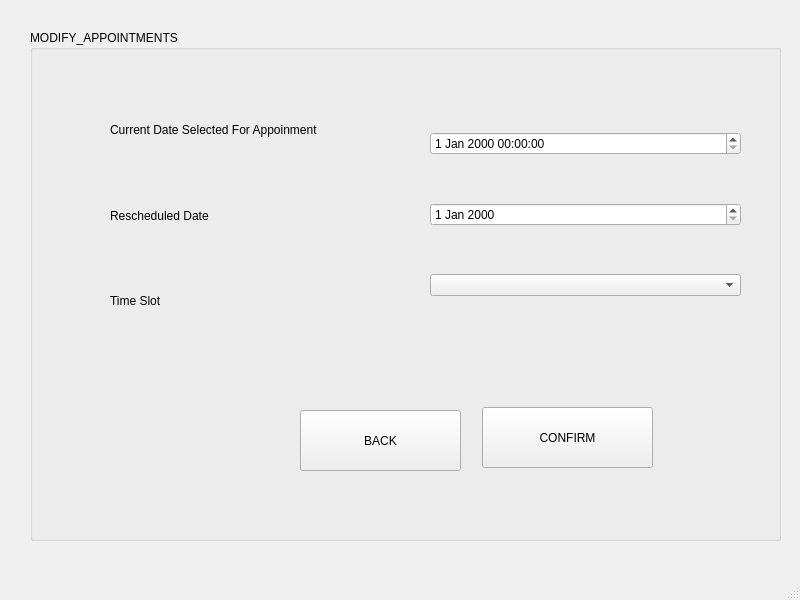
<?xml version="1.0" encoding="UTF-8"?>
<ui version="4.0">
 <class>MainWindow</class>
 <widget class="QMainWindow" name="MainWindow">
  <property name="geometry">
   <rect>
    <x>0</x>
    <y>0</y>
    <width>800</width>
    <height>600</height>
   </rect>
  </property>
  <property name="windowTitle">
   <string>MainWindow</string>
  </property>
  <widget class="QWidget" name="centralwidget">
   <widget class="QGroupBox" name="groupBox">
    <property name="geometry">
     <rect>
      <x>30</x>
      <y>30</y>
      <width>751</width>
      <height>511</height>
     </rect>
    </property>
    <property name="title">
     <string>MODIFY_APPOINTMENTS</string>
    </property>
    <widget class="QWidget" name="verticalLayoutWidget">
     <property name="geometry">
      <rect>
       <x>80</x>
       <y>60</y>
       <width>223</width>
       <height>251</height>
      </rect>
     </property>
     <layout class="QVBoxLayout" name="verticalLayout">
      <item>
       <widget class="QLabel" name="label">
        <property name="text">
         <string>Current Date Selected For Appoinment</string>
        </property>
       </widget>
      </item>
      <item>
       <widget class="QLabel" name="label_2">
        <property name="text">
         <string>Rescheduled Date</string>
        </property>
       </widget>
      </item>
      <item>
       <widget class="QLabel" name="label_3">
        <property name="text">
         <string>Time Slot</string>
        </property>
       </widget>
      </item>
     </layout>
    </widget>
    <widget class="QWidget" name="verticalLayoutWidget_2">
     <property name="geometry">
      <rect>
       <x>400</x>
       <y>60</y>
       <width>311</width>
       <height>251</height>
      </rect>
     </property>
     <layout class="QVBoxLayout" name="verticalLayout_2">
      <item>
       <widget class="QDateTimeEdit" name="dateTimeEdit"/>
      </item>
      <item>
       <widget class="QDateEdit" name="dateEdit"/>
      </item>
      <item>
       <widget class="QComboBox" name="comboBox"/>
      </item>
     </layout>
    </widget>
    <widget class="QPushButton" name="pushButton">
     <property name="geometry">
      <rect>
       <x>452</x>
       <y>377</y>
       <width>171</width>
       <height>61</height>
      </rect>
     </property>
     <property name="text">
      <string>CONFIRM</string>
     </property>
    </widget>
    <widget class="QPushButton" name="pushButton_2">
     <property name="geometry">
      <rect>
       <x>270</x>
       <y>380</y>
       <width>161</width>
       <height>61</height>
      </rect>
     </property>
     <property name="text">
      <string>BACK</string>
     </property>
    </widget>
   </widget>
  </widget>
  <widget class="QMenuBar" name="menubar">
   <property name="geometry">
    <rect>
     <x>0</x>
     <y>0</y>
     <width>800</width>
     <height>26</height>
    </rect>
   </property>
  </widget>
  <widget class="QStatusBar" name="statusbar"/>
 </widget>
 <resources/>
 <connections/>
</ui>
